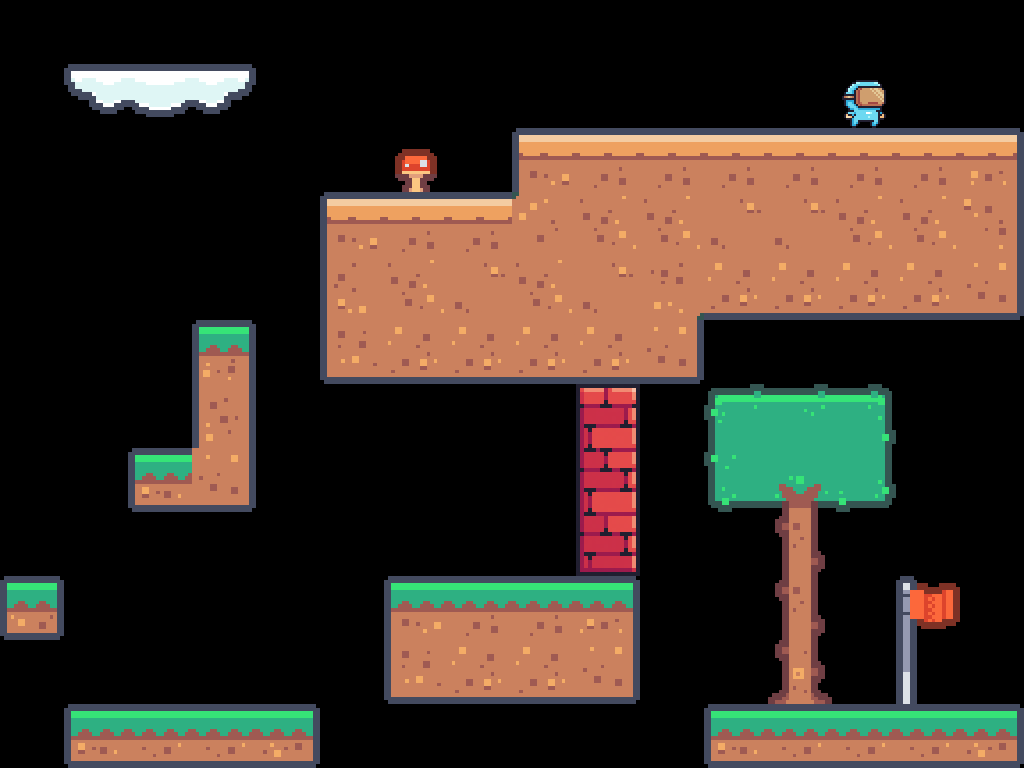

Below is a game level as drawn by its tile map, then a one-line description and the .tmx file that defines it, in full:
An orthogonal 16x12 tile map with 64x64 px tiles, 7 tile layers (Background, NPC, Finish, Spike, ...), 3 tilesets and 7 objects (3x Apple, Cherry, Banana, Pineapple, Player).

<map version="1.10" tiledversion="1.11.0" orientation="orthogonal" renderorder="right-down" width="16" height="12" tilewidth="64" tileheight="64" infinite="0" nextlayerid="10" nextobjectid="13">
 <tileset firstgid="1" name="tileset" tilewidth="64" tileheight="64" tilecount="180" columns="20">
  <image source="../assets/Tileset/tileset.png" width="1280" height="576" />
 </tileset>
 <tileset firstgid="181" name="wall" tilewidth="64" tileheight="64" tilecount="3" columns="1">
  <image source="../assets/Tileset/wall.png" width="64" height="192" />
 </tileset>
 <tileset firstgid="184" name="npc" tilewidth="64" tileheight="64" tilecount="1" columns="1">
  <image source="../assets/Tileset/npc.png" width="64" height="64" />
 </tileset>
 <layer id="3" name="Background" width="16" height="12">
  <data encoding="csv">
0,0,0,0,0,0,0,0,0,0,0,0,0,0,0,0,
0,154,155,156,0,0,0,0,0,0,0,0,0,0,0,0,
0,0,0,0,0,0,129,0,0,0,0,0,0,0,0,0,
0,0,0,0,0,0,0,0,0,0,0,0,0,0,0,0,
0,0,0,0,0,0,0,0,0,0,0,0,0,0,0,0,
0,0,0,0,0,0,0,0,0,0,0,0,0,0,0,0,
0,0,0,0,0,0,0,0,0,0,0,18,19,20,0,0,
0,0,0,0,0,0,0,0,0,0,0,58,98,60,0,0,
0,0,0,0,0,0,0,0,0,0,0,0,117,0,0,0,
0,0,0,0,0,0,0,0,0,0,0,0,117,0,0,0,
0,0,0,0,0,0,0,0,0,0,0,0,138,0,0,0,
0,0,0,0,0,0,0,0,0,0,0,0,0,0,0,0
</data>
 </layer>
 <layer id="6" name="NPC" width="16" height="12">
  <data encoding="csv">
0,0,0,0,0,0,0,0,0,0,0,0,0,0,0,0,
0,0,0,0,0,0,0,0,0,0,0,0,0,184,0,0,
0,0,0,0,0,0,0,0,0,0,0,0,0,0,0,0,
0,0,0,0,0,0,0,0,0,0,0,0,0,0,0,0,
0,0,0,0,0,0,0,0,0,0,0,0,0,0,0,0,
0,0,0,0,0,0,0,0,0,0,0,0,0,0,0,0,
0,0,0,0,0,0,0,0,0,0,0,0,0,0,0,0,
0,0,0,0,0,0,0,0,0,0,0,0,0,0,0,0,
0,0,0,0,0,0,0,0,0,0,0,0,0,0,0,0,
0,0,0,0,0,0,0,0,0,0,0,0,0,0,0,0,
0,0,0,0,0,0,0,0,0,0,0,0,0,0,0,0,
0,0,0,0,0,0,0,0,0,0,0,0,0,0,0,0
</data>
 </layer>
 <layer id="4" name="Finish" width="16" height="12">
  <data encoding="csv">
0,0,0,0,0,0,0,0,0,0,0,0,0,0,0,0,
0,0,0,0,0,0,0,0,0,0,0,0,0,0,0,0,
0,0,0,0,0,0,0,0,0,0,0,0,0,0,0,0,
0,0,0,0,0,0,0,0,0,0,0,0,0,0,0,0,
0,0,0,0,0,0,0,0,0,0,0,0,0,0,0,0,
0,0,0,0,0,0,0,0,0,0,0,0,0,0,0,0,
0,0,0,0,0,0,0,0,0,0,0,0,0,0,0,0,
0,0,0,0,0,0,0,0,0,0,0,0,0,0,0,0,
0,0,0,0,0,0,0,0,0,0,0,0,0,0,0,0,
0,0,0,0,0,0,0,0,0,0,0,0,0,0,112,0,
0,0,0,0,0,0,0,0,0,0,0,0,0,0,132,0,
0,0,0,0,0,0,0,0,0,0,0,0,0,0,0,0
</data>
 </layer>
 <objectgroup id="7" name="Fruits">
  <object id="7" name="Apple" x="36" y="252" width="64" height="64" />
  <object id="8" name="Cherry" x="216" y="617.333" width="64" height="64" />
  <object id="9" name="Apple" x="36" y="164" width="64" height="64" />
  <object id="10" name="Apple" x="36" y="338.667" width="64" height="64" />
  <object id="11" name="Banana" x="614.667" y="41.3333" width="64" height="64" />
  <object id="12" name="Pineapple" x="742.667" y="465.333" width="64" height="64" />
 </objectgroup>
 <layer id="8" name="Spike" width="16" height="12">
  <data encoding="csv">
0,0,0,0,0,0,0,0,0,0,0,0,0,0,0,0,
0,0,0,0,0,0,0,0,0,0,0,0,0,0,0,0,
0,0,0,0,0,0,0,0,0,0,0,0,0,0,0,0,
0,0,0,0,0,0,0,0,0,0,0,0,0,0,0,0,
0,0,0,0,0,0,0,0,0,0,0,0,0,0,0,0,
0,0,0,0,0,0,0,0,0,0,0,0,0,0,0,0,
0,0,0,0,0,0,0,0,0,0,0,0,0,0,0,0,
0,0,0,0,0,0,0,0,0,0,0,0,0,0,0,0,
0,0,0,0,0,0,0,0,0,0,0,0,0,0,0,0,
0,0,0,0,0,0,0,0,0,0,0,0,0,0,0,0,
0,0,0,0,0,0,0,0,0,0,0,0,0,0,0,0,
0,0,0,0,0,0,0,0,0,0,0,0,0,0,0,0
</data>
 </layer>
 <layer id="9" name="Enemy" width="16" height="12">
  <data encoding="csv">
0,0,0,0,0,0,0,0,0,0,0,0,0,0,0,0,
0,0,0,0,0,0,0,0,0,0,0,0,0,0,0,0,
0,0,0,0,0,0,0,0,0,0,0,0,0,0,0,0,
0,0,0,0,0,0,0,0,0,0,0,0,0,0,0,0,
0,0,0,0,0,0,0,0,0,0,0,0,0,0,0,0,
0,0,0,0,0,0,0,0,0,0,0,0,0,0,0,0,
0,0,0,0,0,0,0,0,0,0,0,0,0,0,0,0,
0,0,0,0,0,0,0,0,0,0,0,0,0,0,0,0,
0,0,0,0,0,0,0,0,0,0,0,0,0,0,0,0,
0,0,0,0,0,0,0,0,0,0,0,0,0,0,0,0,
0,0,0,0,0,0,0,0,0,0,0,0,0,0,0,0,
0,0,0,0,0,0,0,0,0,0,0,0,0,0,0,0
</data>
 </layer>
 <layer id="5" name="Wall" width="16" height="12">
  <data encoding="csv">
0,0,0,0,0,0,0,0,0,0,0,0,0,0,0,0,
0,0,0,0,0,0,0,0,0,0,0,0,0,0,0,0,
0,0,0,0,0,0,0,0,0,0,0,0,0,0,0,0,
0,0,0,0,0,0,0,0,0,0,0,0,0,0,0,0,
0,0,0,0,0,0,0,0,0,0,0,0,0,0,0,0,
0,0,0,0,0,0,0,0,0,0,0,0,0,0,0,0,
0,0,0,0,0,0,0,0,0,181,0,0,0,0,0,0,
0,0,0,0,0,0,0,0,0,182,0,0,0,0,0,0,
0,0,0,0,0,0,0,0,0,183,0,0,0,0,0,0,
0,0,0,0,0,0,0,0,0,0,0,0,0,0,0,0,
0,0,0,0,0,0,0,0,0,0,0,0,0,0,0,0,
0,0,0,0,0,0,0,0,0,0,0,0,0,0,0,0
</data>
 </layer>
 <objectgroup id="2" name="Objects">
  <object id="3" name="Player" x="490.667" y="474.667">
   <point />
  </object>
 </objectgroup>
 <layer id="1" name="Main" width="16" height="12">
  <data encoding="csv">
0,0,0,0,0,0,0,0,0,0,0,0,0,0,0,0,
0,0,0,0,0,0,0,0,0,0,0,0,0,0,0,0,
0,0,0,0,0,0,0,0,62,63,63,63,63,63,63,64,
0,0,0,0,0,62,63,63,26,123,123,105,105,123,123,124,
0,0,0,0,0,122,123,105,123,105,5,143,143,143,143,144,
0,0,0,21,0,142,143,143,143,143,144,0,0,0,0,0,
0,0,0,121,0,0,0,0,0,0,0,0,0,0,0,0,
0,0,2,144,0,0,0,0,0,0,0,0,0,0,0,0,
0,0,0,0,0,0,0,0,0,0,0,0,0,0,0,0,
1,0,0,0,0,0,22,23,23,24,0,0,0,0,0,0,
0,0,0,0,0,0,142,143,143,144,0,0,0,0,0,0,
0,2,3,3,4,0,0,0,0,0,0,2,3,3,3,4
</data>
 </layer>
</map>